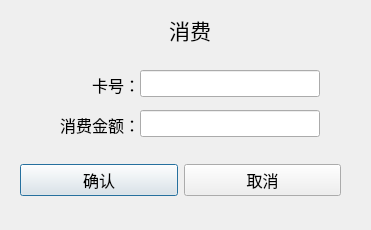
<?xml version="1.0" encoding="UTF-8"?>
<ui version="4.0">
 <class>CosumeDialog</class>
 <widget class="QDialog" name="CosumeDialog">
  <property name="geometry">
   <rect>
    <x>0</x>
    <y>0</y>
    <width>371</width>
    <height>230</height>
   </rect>
  </property>
  <property name="minimumSize">
   <size>
    <width>371</width>
    <height>230</height>
   </size>
  </property>
  <property name="maximumSize">
   <size>
    <width>371</width>
    <height>230</height>
   </size>
  </property>
  <property name="windowTitle">
   <string>消费</string>
  </property>
  <widget class="QLabel" name="label">
   <property name="geometry">
    <rect>
     <x>140</x>
     <y>10</y>
     <width>100</width>
     <height>40</height>
    </rect>
   </property>
   <property name="font">
    <font>
     <family>仿宋</family>
     <pointsize>16</pointsize>
    </font>
   </property>
   <property name="text">
    <string>消费</string>
   </property>
   <property name="alignment">
    <set>Qt::AlignCenter</set>
   </property>
  </widget>
  <widget class="QLabel" name="label_2">
   <property name="geometry">
    <rect>
     <x>40</x>
     <y>70</y>
     <width>100</width>
     <height>30</height>
    </rect>
   </property>
   <property name="font">
    <font>
     <family>Arial</family>
     <pointsize>12</pointsize>
    </font>
   </property>
   <property name="text">
    <string>卡号：</string>
   </property>
   <property name="alignment">
    <set>Qt::AlignRight|Qt::AlignTrailing|Qt::AlignVCenter</set>
   </property>
  </widget>
  <widget class="QLineEdit" name="cardNumEdit">
   <property name="geometry">
    <rect>
     <x>140</x>
     <y>70</y>
     <width>180</width>
     <height>27</height>
    </rect>
   </property>
   <property name="font">
    <font>
     <family>Arial</family>
     <pointsize>11</pointsize>
    </font>
   </property>
  </widget>
  <widget class="QLabel" name="label_3">
   <property name="geometry">
    <rect>
     <x>40</x>
     <y>110</y>
     <width>100</width>
     <height>30</height>
    </rect>
   </property>
   <property name="font">
    <font>
     <family>Arial</family>
     <pointsize>12</pointsize>
    </font>
   </property>
   <property name="text">
    <string>消费金额：</string>
   </property>
   <property name="alignment">
    <set>Qt::AlignRight|Qt::AlignTrailing|Qt::AlignVCenter</set>
   </property>
  </widget>
  <widget class="QLineEdit" name="addMoneyEdit">
   <property name="geometry">
    <rect>
     <x>140</x>
     <y>110</y>
     <width>180</width>
     <height>27</height>
    </rect>
   </property>
   <property name="font">
    <font>
     <family>Arial</family>
     <pointsize>11</pointsize>
    </font>
   </property>
  </widget>
  <widget class="QWidget" name="horizontalLayoutWidget">
   <property name="geometry">
    <rect>
     <x>20</x>
     <y>160</y>
     <width>321</width>
     <height>41</height>
    </rect>
   </property>
   <layout class="QHBoxLayout" name="horizontalLayout">
    <item>
     <widget class="QPushButton" name="okButton">
      <property name="font">
       <font>
        <family>Arial</family>
        <pointsize>12</pointsize>
       </font>
      </property>
      <property name="text">
       <string>确认</string>
      </property>
     </widget>
    </item>
    <item>
     <widget class="QPushButton" name="cancelButton">
      <property name="font">
       <font>
        <family>Arial</family>
        <pointsize>12</pointsize>
       </font>
      </property>
      <property name="text">
       <string>取消</string>
      </property>
     </widget>
    </item>
   </layout>
  </widget>
 </widget>
 <resources/>
 <connections/>
</ui>
